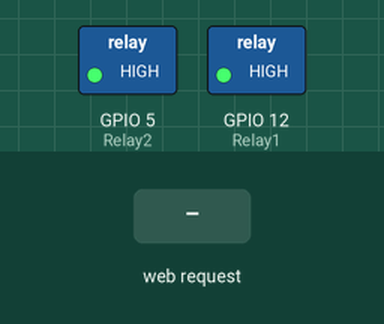
Recording of a sketch running on a simulated ESP8266 (NodeMCU). On the bench: switched loads named in the sketch (green lamp = pin HIGH). The inputs (shaded band) are chosen by the test bench. What the sketch prints to the serial monitor is not drawn.

Above: at 1.2 s.
1.3 s: HTTP request GET /Relay1ON received
At 2.3 s:
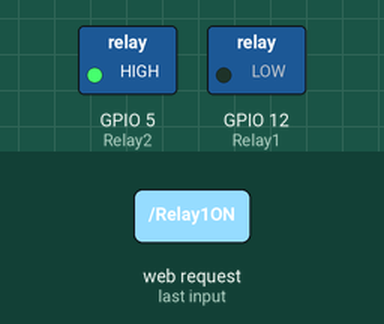
2.8 s: HTTP request GET /Relay2ON received
At 3.4 s:
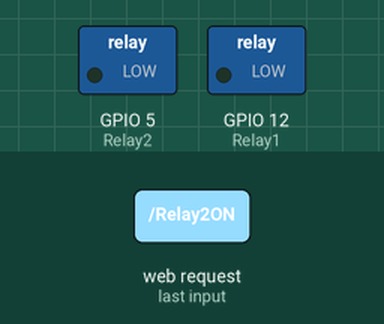
4.3 s: HTTP request GET /Relay1OFF received
At 5.5 s:
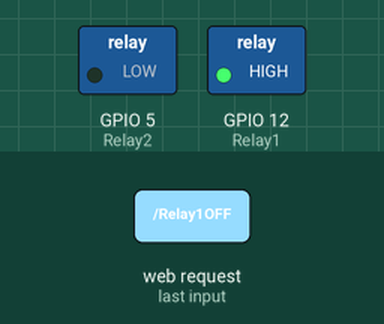
5.8 s: HTTP request GET /Relay2OFF received
At 6.9 s:
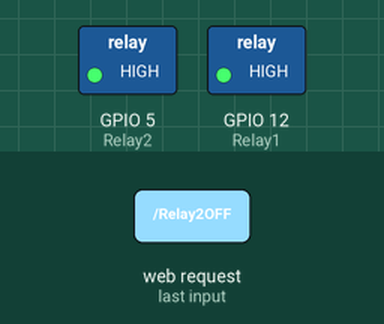
Timing chart, 0 to 8.3 s (numbered marks = the images above; inputs shaded):
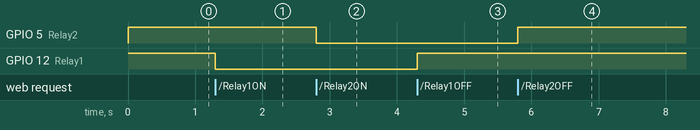

The sketch:

Home_Automation_System.ino
```cpp
#include <ESP8266WiFi.h>
WiFiClient client;
WiFiServer server(80);

/* WIFI settings */
const char* ssid = "";   //WIFI SSID
const char* password = "";    //WIFI PASSWORD

/* data received from application */
String  data = "";

/* define L298N or L293D motor control pins */
int Relay1 = 12;    //D6
int Relay2 = 5;    //D1

void setup()
{
  /* initialize motor control pins as output */
  pinMode(Relay1, OUTPUT);
  pinMode(Relay2, OUTPUT);

  digitalWrite(Relay1, HIGH);
  digitalWrite(Relay2, HIGH);

  /* start server communication */
  Serial.begin(115200);
  server.begin();
}

void loop()
{
  /* If the server available, run the "checkClient" function */
  client = server.available();
  if (!client) return;
  data = checkClient ();
  Serial.print(data);
  /************************ Run function according to incoming data from application *************************/

  if (data == "Relay1ON")
  {
    digitalWrite(Relay1, LOW);
  }

  else if (data == "Relay1OFF")
  {
    digitalWrite(Relay1, HIGH);
  }

  else if (data == "Relay2ON")
  {
    digitalWrite(Relay2, LOW);
  }

  else if (data == "Relay2OFF")
  {
    digitalWrite(Relay2, HIGH);
  }
}

/********************************** RECEIVE DATA FROM the APP ******************************************/
String checkClient (void)
{
  while (!client.available()) delay(1);
  String request = client.readStringUntil('\r');
  request.remove(0, 5);
  request.remove(request.length() - 9, 9);
  return request;
}
```

Measured:
- after the input at 1.3 s, GPIO 12 (Relay1): HIGH → LOW at once
- after the input at 2.8 s, GPIO 5 (Relay2): HIGH → LOW at once
- after the input at 4.3 s, GPIO 12 (Relay1): LOW → HIGH at once
- after the input at 5.8 s, GPIO 5 (Relay2): LOW → HIGH at once
